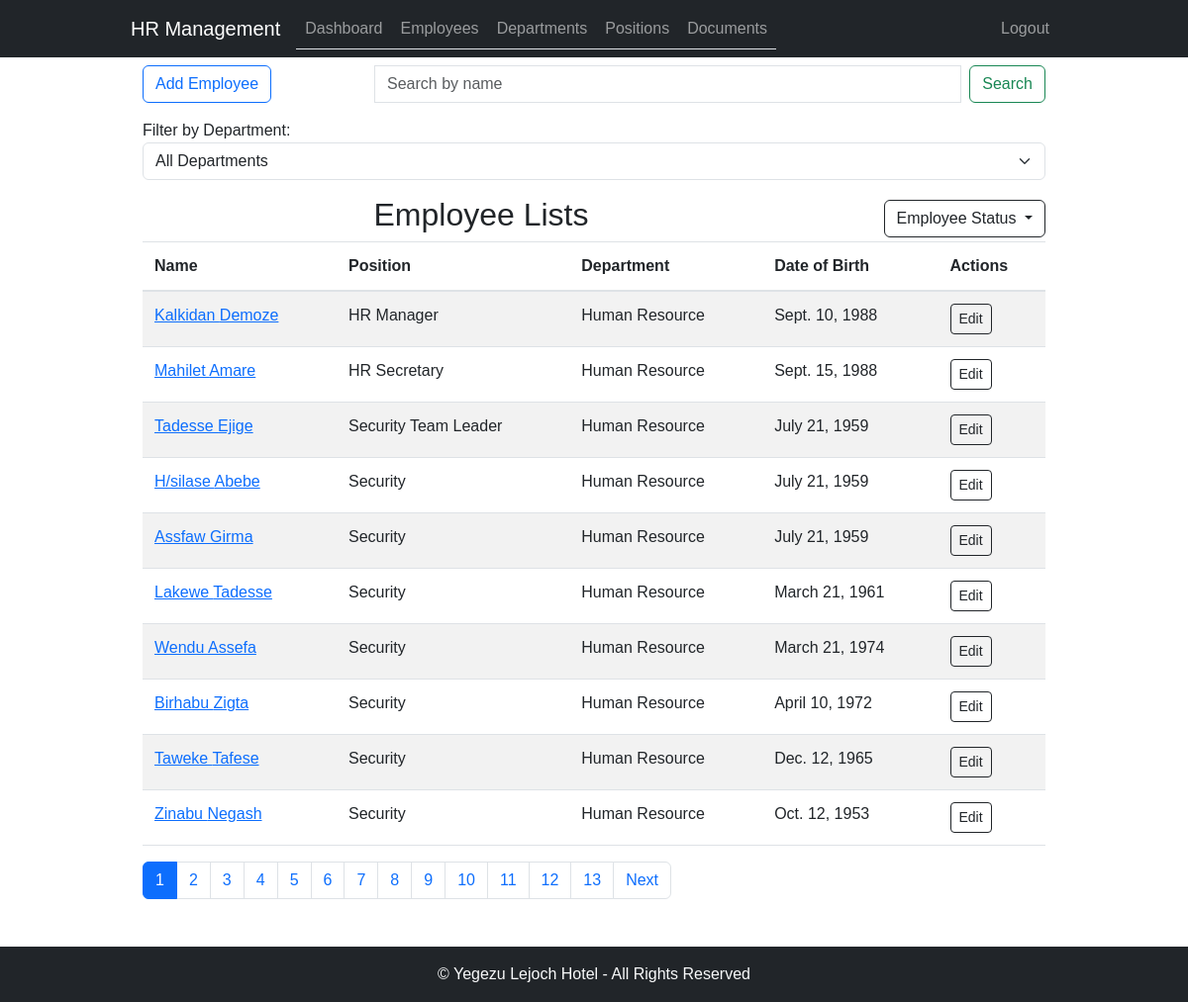
Screenshot of /employees/ (signed in) with the database file from the repository.
### employee_management/models.py (models this page shows, shortened)
class Employee(models.Model):
    GENDER_CHOICES = (
        ('M', 'Male'),
        ('F', 'Female'),
    )
    EDUCATION_LEVEL_CHOICES = (
        ('Master', 'Master\'s Degree'),
        ('Degree', 'Bachelor\'s Degree'),
        ('Diploma', 'Diploma'),
        ('Certificate', 'Certificate'),
        ('Grade', 'Grade'),
    )
    first_name = models.CharField(max_length=50)
    middle_name = models.CharField(max_length=50, null=True, blank=True)
    last_name = models.CharField(max_length=50, null=True, blank=True)
    gender = models.CharField(max_length=1, choices=GENDER_CHOICES, default="")
    mobile = models.CharField(max_length=15, null=True, blank=True)
    email = models.EmailField(null=True, blank=True)
    department = models.ForeignKey(Department, on_delete=models.CASCADE)
    position = models.ForeignKey(Position, on_delete=models.CASCADE)
    date_of_birth = models.DateField()
    hire_date = models.DateField()
    salary = models.DecimalField(max_digits=10, decimal_places=2)
    education_level = models.CharField(max_length=20, choices=EDUCATION_LEVEL_CHOICES, null=True, blank=True)
    address = models.TextField(null=True, blank=True)
    pension_number = models.CharField(max_length=20, null=True, blank=True)
    emergency_contact_name = models.CharField(max_length=100, null=True, blank=True)
    emergency_contact_phone = models.CharField(max_length=15, null=True, blank=True)
    is_coc_certified = models.BooleanField(default=False)
    is_active = models.BooleanField(default=True)
    picture = models.ImageField(upload_to='employee_pictures/', null=True, blank=True)

class Position(models.Model):
    name = models.CharField(max_length=50, unique=True)
    def __str__(self):
        return self.name

class Department(models.Model):
    name = models.CharField(max_length=50)

### employee_management/views.py (the view, shortened to what this page needs)
# urls.py: path('employees/', employee_list, name='employee_list'),
@login_required
def employee_list(request):
    all_employees = Employee.objects.all()
    active_employees = all_employees.filter(is_active=True)
    inactive_employees = all_employees.filter(is_active=False)
    departments = Department.objects.all()
    status_filter = request.GET.get('status', 'active')
    if status_filter == 'inactive':
        employees = inactive_employees
    elif status_filter == 'all':
        employees = all_employees
    else:
        employees = active_employees
    search_query = request.GET.get('q')
    if search_query:
        employees = employees.filter(first_name__icontains=search_query)
    department_filter = request.GET.get('department')
    if department_filter:
        employees = employees.filter(department_id=department_filter)
    paginator = Paginator(employees, 10)  # Show 10 employees per page
    page_number = request.GET.get('page')
    try:
        page_obj = paginator.get_page(page_number)
    except PageNotAnInteger:
        page_obj = paginator.get_page(1)
    except EmptyPage:
        page_obj = paginator.get_page(paginator.num_pages)
    context = {
        'employees': page_obj,
        'departments': departments,
        'status_filter': status_filter,
        'search_query': search_query,
        'department_filter': department_filter,
        'is_paginated': True,
    }
    return render(request, 'employee_list.html', context)

### employee_management/templates/employee_list.html (shortened to what this page needs)
{% extends 'base.html' %}
{% block content %}
<div class="container-fluid">
    <div class="row">
        <div class="col-md-3">
            <a href="{% url 'hrms:employee_create' %}" class="btn btn-outline-primary mb-3">Add Employee</a>
        </div>
        <div class="col-md-9">
            <form class="d-flex" method="GET" action="{% url 'hrms:employee_list' %}">
                <input class="form-control me-2" type="search" placeholder="Search by name" aria-label="Search" name="q" value="{{ request.GET.q }}">
                <button class="btn btn-outline-success" type="submit">Search</button>
            </form>
        </div>
    </div>
    <div class="row">
        <div class="col-md-12">
            <label for="department-filter">Filter by Department:</label>
            <form method="GET" action="{% url 'hrms:employee_list' %}" id="department-filter-form">
                <select class="form-select mb-3" id="department-filter" name="department">
                    <option value="">All Departments</option>
                </select>
            </form>
        </div>
    </div>
    <div class="col-md-12 d-flex justify-content-between align-items-center">
        <div class="col-md-9 text-center">
            <h2>Employee Lists</h2>
        </div>
        <div class="btn-group">
            <button type="button" class="btn btn-outline-dark dropdown-toggle" data-bs-toggle="dropdown" aria-haspopup="true" aria-expanded="false">
                Employee Status
            </button>
        </div>
    </div>
    <div class="col-md-12">
        <table class="table table-striped">
            <thead>
                <tr>
                    <th>Name</th>
                    <th>Position</th>
                    <th>Department</th>
                    <th>Date of Birth</th>
                    <th>Actions</th>
                </tr>
            </thead>
            <tbody id="employee-table-body">
                {% for employee in employees %}
                <tr data-department-id="{{ employee.department.id }}">
                    <td><a href="{% url 'hrms:employee_detail' employee.pk %}">{{ employee.first_name }} {{ employee.middle_name }}</a></td>
                    <td>{{ employee.position }}</td>
                    <td>{{ employee.department.name }}</td>
                    <td>{{ employee.date_of_birth }}</td>
                    <td>
                        <a href="{% url 'hrms:employee_update' employee.pk %}" class="btn btn-outline-dark btn-sm" style="margin-right: 10px;">Edit</a>
                    </td>
                </tr>
                {% endfor %}
            </tbody>
        </table>
        {% if is_paginated %}
        <ul class="pagination">
            {% for num in employees.paginator.page_range %}
            {% if employees.number == num %}
            <li class="page-item active" aria-current="page">
                <span class="page-link">{{ num }}</span>
            </li>
            {% else %}
            <li class="page-item">
                <a class="page-link" href="?page={{ num }}{% if request.GET.q %}&q={{ request.GET.q }}{% endif %}{% if request.GET.department %}&department={{ request.GET.department }}{% endif %}">{{ num }}</a>
            </li>
            {% endif %}
            {% endfor %}
            {% if employees.has_next %}
            <li class="page-item">
                <a class="page-link" href="?page={{ employees.next_page_number }}{% if request.GET.q %}&q={{ request.GET.q }}{% endif %}{% if request.GET.department %}&department={{ request.GET.department }}{% endif %}">Next</a>
            </li>
            {% endif %}
        </ul>
        {% endif %}
    </div>
</div>
{% endblock %}

### employee_management/static/css/style.css (style rules this page uses)
body { font-family: Arial, sans-serif; }
.form-control { border-radius: 0; }
.table-striped > tbody > tr:nth-of-type(odd) { background-color: #f9f9f9; }
.table > thead > tr > th, .table > tbody > tr > th, .table > tfoot > tr > th, .table > thead > tr > td, .table > tbody > tr > td, .table > tfoot > tr > td { border-top: 1px solid #dee2e6; padding: 0.75rem; vertical-align: top; border-bottom: 1px solid #dee2e6; }
.table > thead > tr > th { vertical-align: bottom; border-bottom: 2px solid #dee2e6; }

### rows the page displays
Employee: first_name "Kalkidan", middle_name "Demoze", position "HR Manager", department.name "Human Resource", date_of_birth "Sept. 10, 1988"
Employee: first_name "Mahilet", middle_name "Amare", position "HR Secretary", department.name "Human Resource", date_of_birth "Sept. 15, 1988"
Employee: first_name "Tadesse", middle_name "Ejige", position "Security Team Leader", department.name "Human Resource", date_of_birth "July 21, 1959"
Employee: first_name "H/silase", middle_name "Abebe", position "Security", department.name "Human Resource", date_of_birth "July 21, 1959"
Employee: first_name "Assfaw", middle_name "Girma", position "Security", department.name "Human Resource", date_of_birth "July 21, 1959"
Employee: first_name "Lakewe", middle_name "Tadesse", position "Security", department.name "Human Resource", date_of_birth "March 21, 1961"
Employee: first_name "Wendu", middle_name "Assefa", position "Security", department.name "Human Resource", date_of_birth "March 21, 1974"
Employee: first_name "Birhabu", middle_name "Zigta", position "Security", department.name "Human Resource", date_of_birth "April 10, 1972"
Employee: first_name "Taweke", middle_name "Tafese", position "Security", department.name "Human Resource", date_of_birth "Dec. 12, 1965"
Employee: first_name "Zinabu", middle_name "Negash", position "Security", department.name "Human Resource", date_of_birth "Oct. 12, 1953"

### other values shown
{{ num }} "1"
{{ num }} "2" "3" "4" "5" "6" "7" "8" "9" "10" "11" "12" "13"
